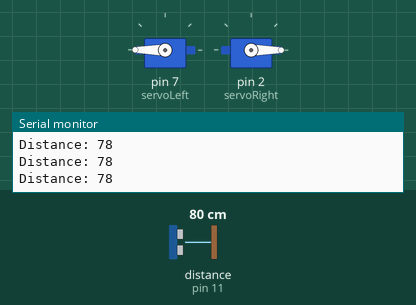
Recording of a sketch running on a simulated Arduino Uno, built with avr-gcc and run on an emulated ATmega328P. On the bench: 2 × servo, the last lines printed to the serial monitor. Wiring (inferred from the names in the program): ultrasonic range finder: trigger pin 10; echo pin 11. Inputs (shaded band) come from the test bench; at power-on: distance to the obstacle (sensor on pin 11) 80 cm. The echo pulse lasts 58.3 µs per cm.

Above: at 1.2 s.
1.3 s: distance to the obstacle (sensor on pin 11) set to 6 cm
4.3 s: distance to the obstacle (sensor on pin 11) set to 3 cm
At 5.2 s:
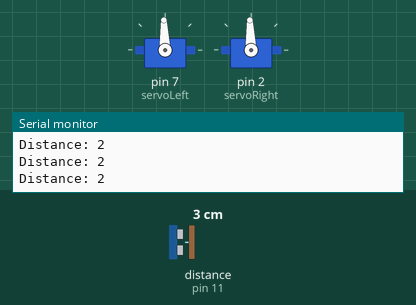
5.8 s: distance to the obstacle (sensor on pin 11) set to 9 cm
At 6.4 s:
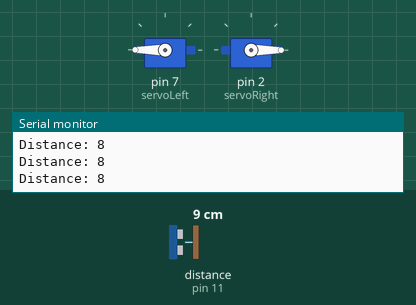
8.8 s: distance to the obstacle (sensor on pin 11) set to 2 cm
At 9.9 s:
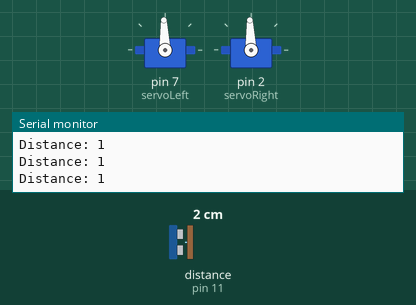
Timing chart, 0 to 11.8 s (numbered marks = the images above; inputs shaded):
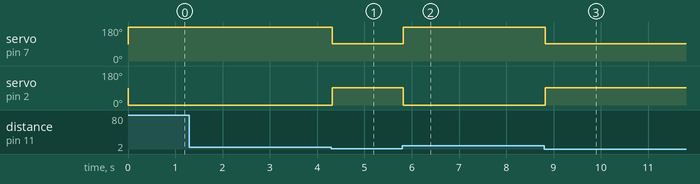

The sketch:

Test_ultra_servo_forawrd_DectectionV.1.1.ino
```cpp
#include <Servo.h>

Servo servoLeft;          // Define left servo
Servo servoRight;         // Define right servo

  // defines pins numbers
const int trigPin = 10;
const int echoPin = 11;

// defines variables
long duration;
int distance;

void setup() {
pinMode(trigPin, OUTPUT); // Sets the trigPin as an Output
pinMode(echoPin, INPUT); // Sets the echoPin as an Input
Serial.begin(9600); // Starts the serial communication
servoLeft.attach(7);  // Set left servo to digital pin 8
servoRight.attach(2);  // Set right servo to digital pin 9
}

void stopRobot() {
  servoLeft.write(92); // 92 degrees stops both wheels dead
  servoRight.write(92);
}

void forward() {
  servoLeft.write(180); //Tells both wheels to move forward one clockwise and the other anti-clockwise
  servoRight.write(0);
}


void loop() {
// Clears the trigPin
digitalWrite(trigPin, LOW);
delayMicroseconds(2);

// Sets the trigPin on HIGH state for 10 micro seconds
digitalWrite(trigPin, HIGH);
delayMicroseconds(10);
digitalWrite(trigPin, LOW);

// Reads the echoPin, returns the sound wave travel time in microseconds
duration = pulseIn(echoPin, HIGH);

// Calculating the distance
distance = duration*0.034/2;

Serial.print("Distance: ");
Serial.println(distance);

if (distance > 3 || distance < 0) // If a distance less than 0 or greater than 3 is detected it continue forward, if one is then it will stop
{ forward(); }
else
{  stopRobot();} }
```

Measured:
- the behaviour switches between 5 and 4 cm on distance to the obstacle (sensor on pin 11) (found by bisection; images 0 and 1)
- after the input at 4.3 s, servo on pin 7 (servoLeft): 180° → 92° at once; servo on pin 2 (servoRight): 0° → 92° at once
- after the input at 5.8 s, servo on pin 7 (servoLeft): 92° → 180° at once; servo on pin 2 (servoRight): 92° → 0° at once
- after the input at 8.8 s, servo on pin 7 (servoLeft): 180° → 92° at once; servo on pin 2 (servoRight): 0° → 92° at once
